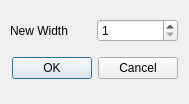
<?xml version="1.0" encoding="UTF-8"?>
<ui version="4.0">
 <class>WidthDialog</class>
 <widget class="QDialog" name="WidthDialog">
  <property name="geometry">
   <rect>
    <x>0</x>
    <y>0</y>
    <width>189</width>
    <height>104</height>
   </rect>
  </property>
  <property name="windowTitle">
   <string>Dialog</string>
  </property>
  <widget class="QWidget" name="verticalLayoutWidget">
   <property name="geometry">
    <rect>
     <x>10</x>
     <y>10</y>
     <width>168</width>
     <height>80</height>
    </rect>
   </property>
   <layout class="QVBoxLayout" name="verticalLayout">
    <item>
     <layout class="QHBoxLayout" name="horizontalLayout">
      <item>
       <widget class="QLabel" name="label">
        <property name="text">
         <string>New Width</string>
        </property>
       </widget>
      </item>
      <item>
       <widget class="QSpinBox" name="spinBox">
        <property name="minimum">
         <number>1</number>
        </property>
        <property name="maximum">
         <number>10</number>
        </property>
       </widget>
      </item>
     </layout>
    </item>
    <item>
     <widget class="QDialogButtonBox" name="buttonBox">
      <property name="orientation">
       <enum>Qt::Horizontal</enum>
      </property>
      <property name="standardButtons">
       <set>QDialogButtonBox::Cancel|QDialogButtonBox::Ok</set>
      </property>
     </widget>
    </item>
   </layout>
  </widget>
 </widget>
 <resources/>
 <connections>
  <connection>
   <sender>buttonBox</sender>
   <signal>accepted()</signal>
   <receiver>WidthDialog</receiver>
   <slot>accept()</slot>
   <hints>
    <hint type="sourcelabel">
     <x>248</x>
     <y>254</y>
    </hint>
    <hint type="destinationlabel">
     <x>157</x>
     <y>274</y>
    </hint>
   </hints>
  </connection>
  <connection>
   <sender>buttonBox</sender>
   <signal>rejected()</signal>
   <receiver>WidthDialog</receiver>
   <slot>reject()</slot>
   <hints>
    <hint type="sourcelabel">
     <x>316</x>
     <y>260</y>
    </hint>
    <hint type="destinationlabel">
     <x>286</x>
     <y>274</y>
    </hint>
   </hints>
  </connection>
 </connections>
</ui>
